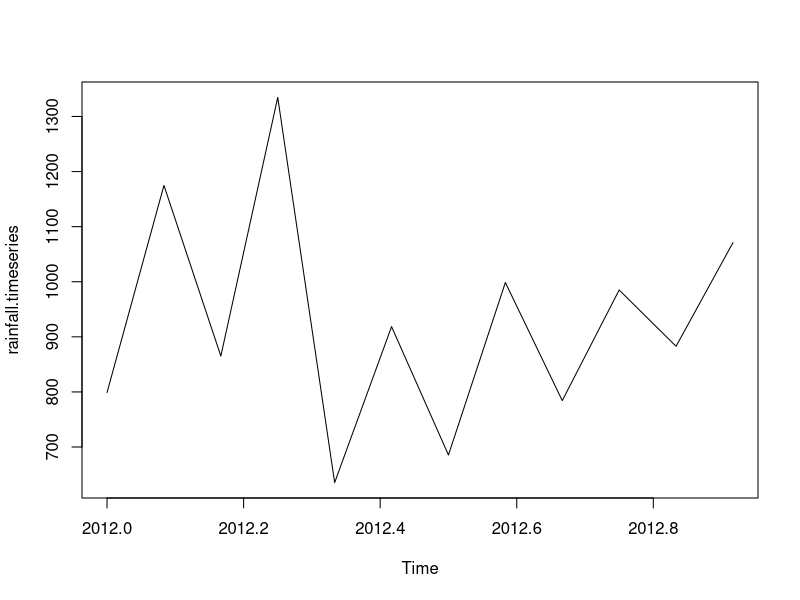

This figure's R source:
#Get the data points in form of a R vector.
rainfall<-c(799,1174.8,865.1,1334.6,635.4,918.5,685.5,998.6,784.2,985,882.8,1071)

rainfall.timeseries<-ts(rainfall,start = c(2012,1),frequency = 12)

print(rainfall.timeseries)

png(file = "rainfall.png")

plot(rainfall.timeseries)

dev.off()
